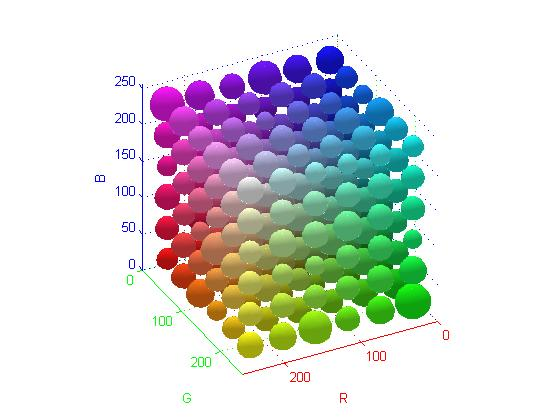
%> input picture Lena 1.jpg, 560 x 420 px
$ octave --eval "result = anal_ysis(imread('Lena 1.jpg'));"   (GNU Octave 9; MATLAB toolbox functions it lacks are replaced by stand-ins)
%> lines starting %> are read from the running program, lines starting %| are printed output that depends on the picture
function Histogram=anal_ysis(I)
if (size(I, 3) ~= 3)
    error('Input image must be RGB.')
end

nBins = 256;

rHist = imhist(I(:,:,1), nBins);
%> rHist = 256 values, max 153969 at index 256, min 79 at index 2, mean 918.8
gHist = imhist(I(:,:,2), nBins);
%> gHist = 256 values, max 153137 at index 256, min 37 at index 2, mean 918.8
bHist = imhist(I(:,:,3), nBins);
%> bHist = 256 values, max 154670 at index 256, min 71 at index 4, mean 918.8
%> `result = anal_ysis(imread('Lena 1.jpg'));`:
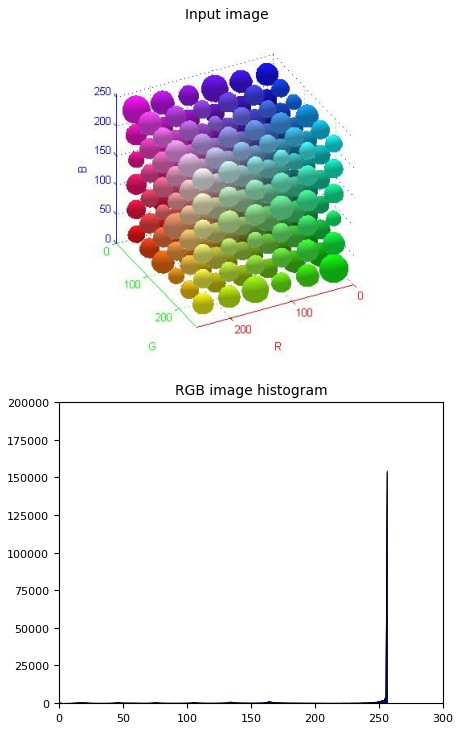
%> figure redrawn from the program's plot data, 2 panels

%RGBHIST Histogram Plot
hFig = figure;

subplot(2,1,1);
imshow(I);
title('Input image');

subplot(2,1,2);
h(1) = area(1:nBins, rHist, 'FaceColor', 'r'); hold on;
h(2) = area(1:nBins, gHist,  'FaceColor', 'g'); hold on;
h(3) = area(1:nBins, bHist,  'FaceColor', 'b'); hold on;
Histogram=title('RGB image histogram');
